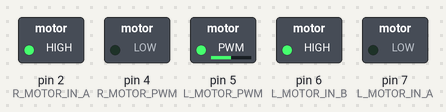
A sketch run on a simulated Arduino Uno, built with avr-gcc and run on an emulated ATmega328P. Parts: switched loads named in the sketch (green lamp = pin HIGH).

Above: at 0.1 s.
Timing chart, 0 to 1.6 s (numbered marks = the images above):
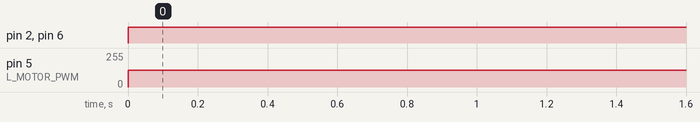

Measured:
- by itself, pin 2 (R_MOTOR_IN_A), pin 6 (L_MOTOR_IN_B): LOW → HIGH at 0.00 s
- by itself, pin 5 (L_MOTOR_PWM): 0/255 → 127/255 at 0.00 s

The sketch:

Motors.ino
```cpp
// motor PWM
const int R_MOTOR_PWM = 4;
const int L_MOTOR_PWM = 5;

// change direction of motors
// A = 1, B = 1 -- brake to Vcc
// A = 1, B = 0 -- clockwise
// A = 0, B = 1 -- counterclockwise
// A = 0, B = 0 -- brake to GND
const int R_MOTOR_IN_A = 2;
const int R_MOTOR_IN_B = 4;
const int L_MOTOR_IN_A = 7;
const int L_MOTOR_IN_B = 6;

void setup() {
  Serial.begin(9600);

  // Arduino pins to motor driver
  pinMode(R_MOTOR_PWM, OUTPUT);
  pinMode(R_MOTOR_IN_A, OUTPUT);
  pinMode(R_MOTOR_IN_B, OUTPUT);
  pinMode(L_MOTOR_PWM, OUTPUT);
  pinMode(L_MOTOR_IN_A, OUTPUT);
  pinMode(L_MOTOR_IN_B, OUTPUT);
}

void loop() {
  // PWM values: 25% = 64; 50% = 127; 75% = 191; 100% = 255
  // control speed
  analogWrite(R_MOTOR_PWM, 127);
  analogWrite(L_MOTOR_PWM, 127);

  // turn counter-clockwise
  digitalWrite(R_MOTOR_IN_A, HIGH);
  digitalWrite(R_MOTOR_IN_B, LOW);
  digitalWrite(L_MOTOR_IN_A, LOW);
  digitalWrite(L_MOTOR_IN_B, HIGH);

  delay(10);
}
```
